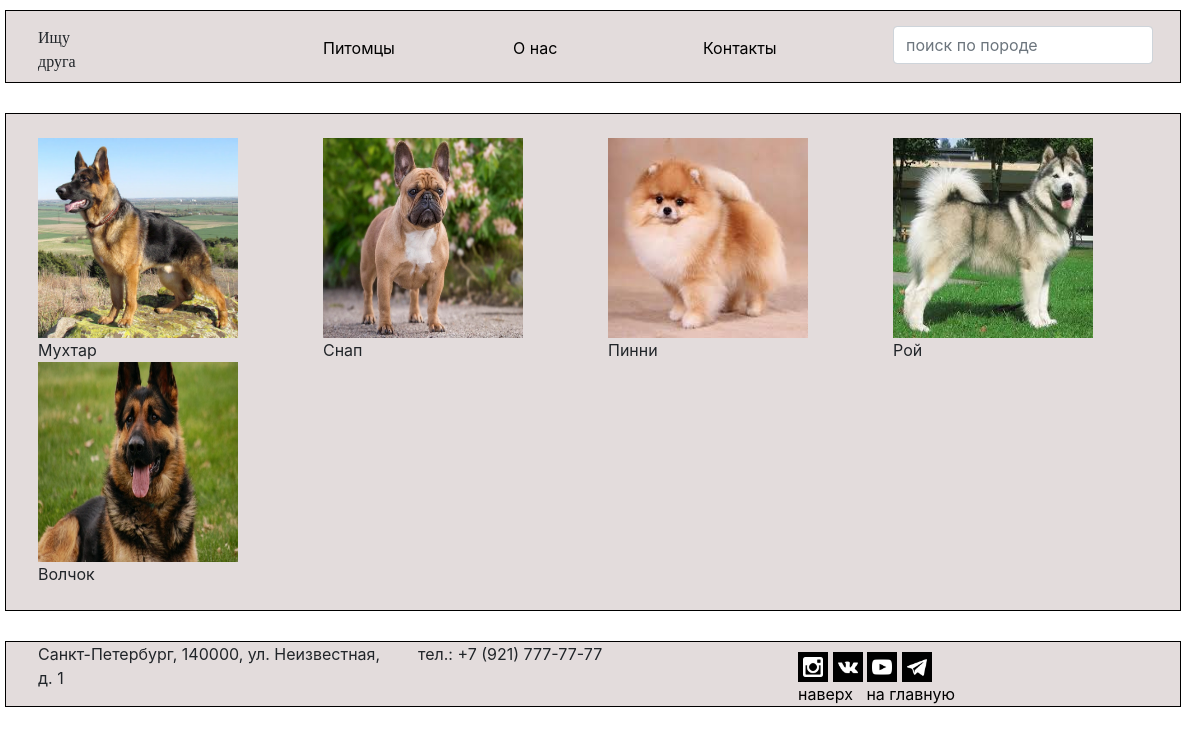
/dogs/, run on the app's committed database.
### app/models.py (models this page shows, shortened)
class Pet(models.Model):
    id = models.UUIDField(default=uuid.uuid4, primary_key=True)
    dog = 'DG'
    cat = 'CT'
    parrot = 'PR'
    animals = (
        (dog, 'собака'),
        (cat, 'кошка'),
        (parrot, 'попугай'),
    )
    type_of_animal = models.CharField(max_length=2, verbose_name="тип животного", choices=animals, default=dog)
    name = models.CharField(max_length=256, verbose_name="Кличка")
    age = models.IntegerField(verbose_name="Возраст",
                              validators=[validators.MaxValueValidator(100)])
    doc = models.ForeignKey('Registration', on_delete=models.CASCADE,
                            verbose_name="Регистрационный документ",
                            related_name="pet_registration")
    photo = models.ImageField(upload_to='pets_photo', blank=True)
    breed = models.ForeignKey('Breed', on_delete=models.CASCADE,
                              verbose_name="Порода")
    owner = models.ForeignKey('Owner', on_delete=models.CASCADE,
                              verbose_name="Владелец", blank=True, null=True)

### app/views.py (the view)
# urls.py: path('dogs/', DogListView.as_view()),
class DogListView(Dogs, ListView):
    model = Pet
    template_name = 'pets/dog_list.html'

### app/views.py (called while the page is built)
    @staticmethod
    def get_dogs():
        return Pet.objects.filter(type_of_animal='DG')

### app/templates/pets/dog_list.html
{% extends 'base/base.html' %}
{% block content %}
<div class="animals_type">
    <br>
    <div class="container">
        <div class="row">
            {% for pet in view.get_dogs %}
                <div class="col-sm-3">
                    <a href="../pets/{{pet.pk}}">
                        <img height="200" width="200"
                            src="{{ pet.photo.url }}" alt="" class="fit">
                    </a>
                    <div class="pet-bio-text">
                        {{pet.name}}
                    </div>
                </div>
            {%endfor%}
        </div>
    </div>
    <br>
</div>
{% endblock %}

### app/static/css/style.css (style rules this page uses)
a { text-decoration: none; color: black; }

### data on the page
Pet: photo (picture), name "Мухтар"
Pet: photo (picture), name "Снап"
Pet: photo (picture), name "Пинни"
Pet: photo (picture), name "Рой"
Pet: photo (picture), name "Волчок"
